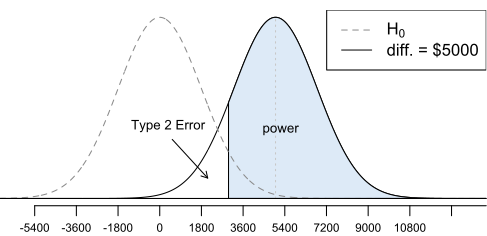

Recreate this plot in R.

#===> plot <===#
par(las=1, mar=c(1.5,0,0.5,0), mgp=c(3,0.5,0))
X <- seq(-4,8,0.01)
Y <- dnorm(X)
Y1 <- dnorm(X, mean=2.77777777)
plot(X, Y, type='n', axes=F, xlim=c(-3.4,7.4))
lines(X, Y1)
axis(1, at=-3:8, label=round(1800*(-3:8),2), cex.axis=0.7)
these <- which(X >= 1.65)
polygon(c(X[these[1]], X[these],X[rev(these)[1]]), c(0,Y1[these],0), col='#D5E5F5')
#polygon(c(X[these[1]], X[these],X[rev(these)[1]]), c(0,Y[these],0), col='#CCCCCC')
lines(rep(2.77777, 2), c(0, max(Y1)), lty=3, col='#BBBBBB')

text(2.9, 0.15, 'power', cex=0.8)

#text(-.1, 0.15, '0.95', cex=0.8)
#arrows(1.95,0.14, 1.95, 0.02, length=0.07)
#text(1.95, 0.14, '0.05', cex=0.8, pos=3)

arrows(0.3, 0.13, 1.15, 0.045, length=0.07)
text(0.2, 0.13, 'Type 2 Error', pos=3, cex=0.8)

lines(X, Y, col='#777777', lty=2)
abline(h=0)
legend('topright', lty=c(2,1), col=c('#777777', '#000000'), legend=expression(H[0], 'diff. = $5000'))
